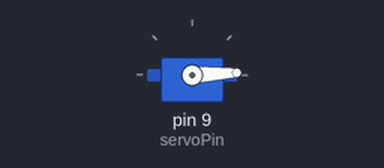
The sketch below on a simulated Arduino Uno, built with avr-gcc and run on an emulated ATmega328P. Shown: servo.

Above: at 0.05 s.
At 1.3 s:
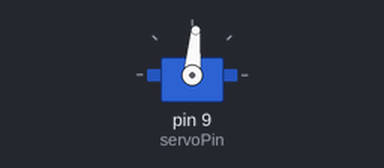
At 2.6 s:
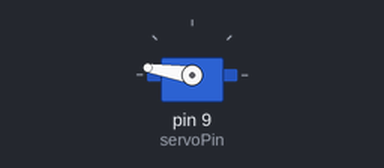
At 5.2 s:
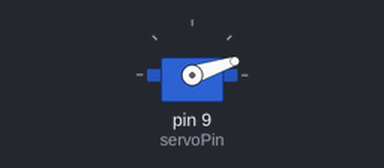
Timing chart, 0 to 7.1 s (numbered marks = the images above):
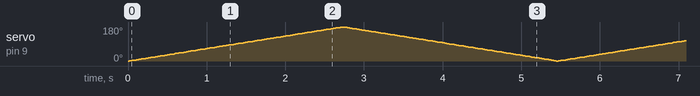

The sketch:

Dong_co_Servo_theo_goc.ino
```cpp
//CHƯƠNG TRÌNH ĐIỀU KHIỂN ĐỘNG CƠ SERVO THEO GÓC
#include <Servo.h> //khai báo thư viện servo
Servo myservo; //khai báo đối tượng myservo để điều khiển servo
int servoPin = 9; //khai báo chân điều khiển servo
int angle = 0; //đặt vị trí ban đầu của servo theo độ
void setup() {
  myservo.attach(servoPin); // cho biết động cơ servo được gắn vào servoPin
}
void loop() {
  for (angle = 0; angle <= 180; angle += 1) { //đi từ 0 độ đến 180 độ mỗi bước là 1 độ
    myservo.write(angle); // làm cho servo đi đến vị trí trong biến 'angle'
    delay(15); // đợi 15ms để servo đạt được vị trí đó
  }
  for (angle = 180; angle >= 0; angle -= 1) { // đi từ 180 độ đến 0 độ mỗi bước là 1 độ
    myservo.write(angle); // làm cho servo đi đến vị trí trong biến 'angle'
    delay(15); // đợi 15ms để servo đạt được vị trí đó
  }
}
```
